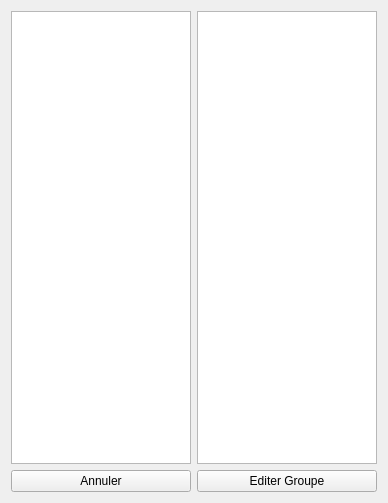
<?xml version="1.0" encoding="UTF-8"?>
<ui version="4.0">
 <class>GroupeEdit</class>
 <widget class="QWidget" name="GroupeEdit">
  <property name="windowModality">
   <enum>Qt::ApplicationModal</enum>
  </property>
  <property name="geometry">
   <rect>
    <x>0</x>
    <y>0</y>
    <width>388</width>
    <height>503</height>
   </rect>
  </property>
  <property name="windowTitle">
   <string>Edition Groupe</string>
  </property>
  <layout class="QGridLayout" name="gridLayout_2">
   <item row="0" column="0">
    <widget class="QListView" name="listViewCur"/>
   </item>
   <item row="0" column="1">
    <widget class="QListView" name="listViewEle"/>
   </item>
   <item row="1" column="0" colspan="2">
    <layout class="QGridLayout" name="gridLayout">
     <item row="0" column="1">
      <widget class="QPushButton" name="buttonEdit">
       <property name="text">
        <string>Editer Groupe</string>
       </property>
      </widget>
     </item>
     <item row="0" column="0">
      <widget class="QPushButton" name="buttonAnnuler">
       <property name="text">
        <string>Annuler</string>
       </property>
      </widget>
     </item>
    </layout>
   </item>
  </layout>
 </widget>
 <resources/>
 <connections/>
</ui>
